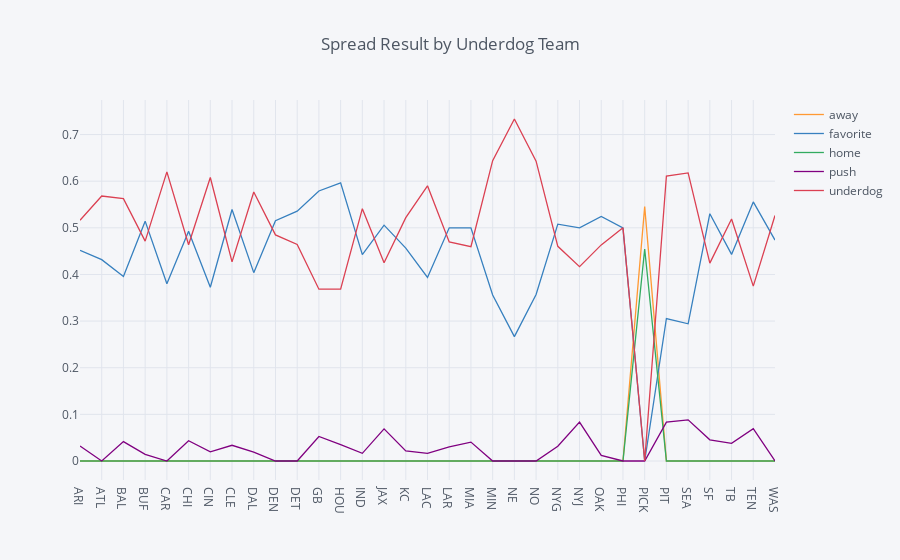

The notebook cell saved with this chart:
### Code cell
ct = pd.crosstab(data_filtered.spread_result, data_filtered.team_underdog_id)
ct.T.div(ct.sum(), axis=0).iplot(title='Spread Result by Underdog Team')

### Figure 1 — Plotly figure (JSON) as saved in the notebook; plotly's stock layout.template omitted (floating-point values rounded to 4 significant figures)
{"data": [{"line": {"color": "rgba(255, 153, 51, 1.0)", "dash": "solid", "shape": "linear", "width": 1.3}, "mode": "lines", "name": "away", "text": "", "type": "scatter", "uid": "c78b3014-9c09-11e9-a13d-88e9fe6538ec", "x": ["ARI", "ATL", "BAL", "BUF", "CAR", "CHI", "CIN", "CLE", "DAL", "DEN", "DET", "GB", "HOU", "IND", "JAX", "KC", "LAC", "LAR", "MIA", "MIN", "NE", "NO", "NYG", "NYJ", "OAK", "PHI", "PICK", "PIT", "SEA", "SF", "TB", "TEN", "WAS"], "y": [0, 0, 0, 0, 0, 0, 0, 0, 0, 0, 0, 0, 0, 0, 0, 0, 0, 0, 0, 0, 0, 0, 0, 0, 0, 0, 0.5455, 0, 0, 0, 0, 0, 0]}, {"line": {"color": "rgba(55, 128, 191, 1.0)", "dash": "solid", "shape": "linear", "width": 1.3}, "mode": "lines", "name": "favorite", "text": "", "type": "scatter", "uid": "c78b3174-9c09-11e9-901f-88e9fe6538ec", "x": ["ARI", "ATL", "BAL", "BUF", "CAR", "CHI", "CIN", "CLE", "DAL", "DEN", "DET", "GB", "HOU", "IND", "JAX", "KC", "LAC", "LAR", "MIA", "MIN", "NE", "NO", "NYG", "NYJ", "OAK", "PHI", "PICK", "PIT", "SEA", "SF", "TB", "TEN", "WAS"], "y": [0.4516, 0.4318, 0.3958, 0.5143, 0.38, 0.4928, 0.3725, 0.5393, 0.4038, 0.5152, 0.5357, 0.5789, 0.5965, 0.4426, 0.5057, 0.4565, 0.3934, 0.5, 0.5, 0.3559, 0.2667, 0.3571, 0.5079, 0.5, 0.5244, 0.5, 0, 0.3056, 0.2941, 0.5303, 0.443, 0.5556, 0.4737]}, {"line": {"color": "rgba(50, 171, 96, 1.0)", "dash": "solid", "shape": "linear", "width": 1.3}, "mode": "lines", "name": "home", "text": "", "type": "scatter", "uid": "c78b3226-9c09-11e9-b831-88e9fe6538ec", "x": ["ARI", "ATL", "BAL", "BUF", "CAR", "CHI", "CIN", "CLE", "DAL", "DEN", "DET", "GB", "HOU", "IND", "JAX", "KC", "LAC", "LAR", "MIA", "MIN", "NE", "NO", "NYG", "NYJ", "OAK", "PHI", "PICK", "PIT", "SEA", "SF", "TB", "TEN", "WAS"], "y": [0, 0, 0, 0, 0, 0, 0, 0, 0, 0, 0, 0, 0, 0, 0, 0, 0, 0, 0, 0, 0, 0, 0, 0, 0, 0, 0.4545, 0, 0, 0, 0, 0, 0]}, {"line": {"color": "rgba(128, 0, 128, 1.0)", "dash": "solid", "shape": "linear", "width": 1.3}, "mode": "lines", "name": "push", "text": "", "type": "scatter", "uid": "c78b32ba-9c09-11e9-b2ae-88e9fe6538ec", "x": ["ARI", "ATL", "BAL", "BUF", "CAR", "CHI", "CIN", "CLE", "DAL", "DEN", "DET", "GB", "HOU", "IND", "JAX", "KC", "LAC", "LAR", "MIA", "MIN", "NE", "NO", "NYG", "NYJ", "OAK", "PHI", "PICK", "PIT", "SEA", "SF", "TB", "TEN", "WAS"], "y": [0.03226, 0, 0.04167, 0.01429, 0, 0.04348, 0.01961, 0.03371, 0.01923, 0, 0, 0.05263, 0.03509, 0.01639, 0.06897, 0.02174, 0.01639, 0.0303, 0.04054, 0, 0, 0, 0.03175, 0.08333, 0.0122, 0, 0, 0.08333, 0.08824, 0.04545, 0.03797, 0.06944, 0]}, {"line": {"color": "rgba(219, 64, 82, 1.0)", "dash": "solid", "shape": "linear", "width": 1.3}, "mode": "lines", "name": "underdog", "text": "", "type": "scatter", "uid": "c78b333e-9c09-11e9-b896-88e9fe6538ec", "x": ["ARI", "ATL", "BAL", "BUF", "CAR", "CHI", "CIN", "CLE", "DAL", "DEN", "DET", "GB", "HOU", "IND", "JAX", "KC", "LAC", "LAR", "MIA", "MIN", "NE", "NO", "NYG", "NYJ", "OAK", "PHI", "PICK", "PIT", "SEA", "SF", "TB", "TEN", "WAS"], "y": [0.5161, 0.5682, 0.5625, 0.4714, 0.62, 0.4638, 0.6078, 0.427, 0.5769, 0.4848, 0.4643, 0.3684, 0.3684, 0.541, 0.4253, 0.5217, 0.5902, 0.4697, 0.4595, 0.6441, 0.7333, 0.6429, 0.4603, 0.4167, 0.4634, 0.5, 0, 0.6111, 0.6176, 0.4242, 0.519, 0.375, 0.5263]}], "layout": {"legend": {"bgcolor": "#F5F6F9", "font": {"color": "#4D5663"}}, "paper_bgcolor": "#F5F6F9", "plot_bgcolor": "#F5F6F9", "title": "Spread Result by Underdog Team", "titlefont": {"color": "#4D5663"}, "xaxis": {"gridcolor": "#E1E5ED", "showgrid": true, "tickfont": {"color": "#4D5663"}, "title": "", "titlefont": {"color": "#4D5663"}, "zerolinecolor": "#E1E5ED"}, "yaxis": {"gridcolor": "#E1E5ED", "showgrid": true, "tickfont": {"color": "#4D5663"}, "title": "", "titlefont": {"color": "#4D5663"}, "zerolinecolor": "#E1E5ED"}}}
